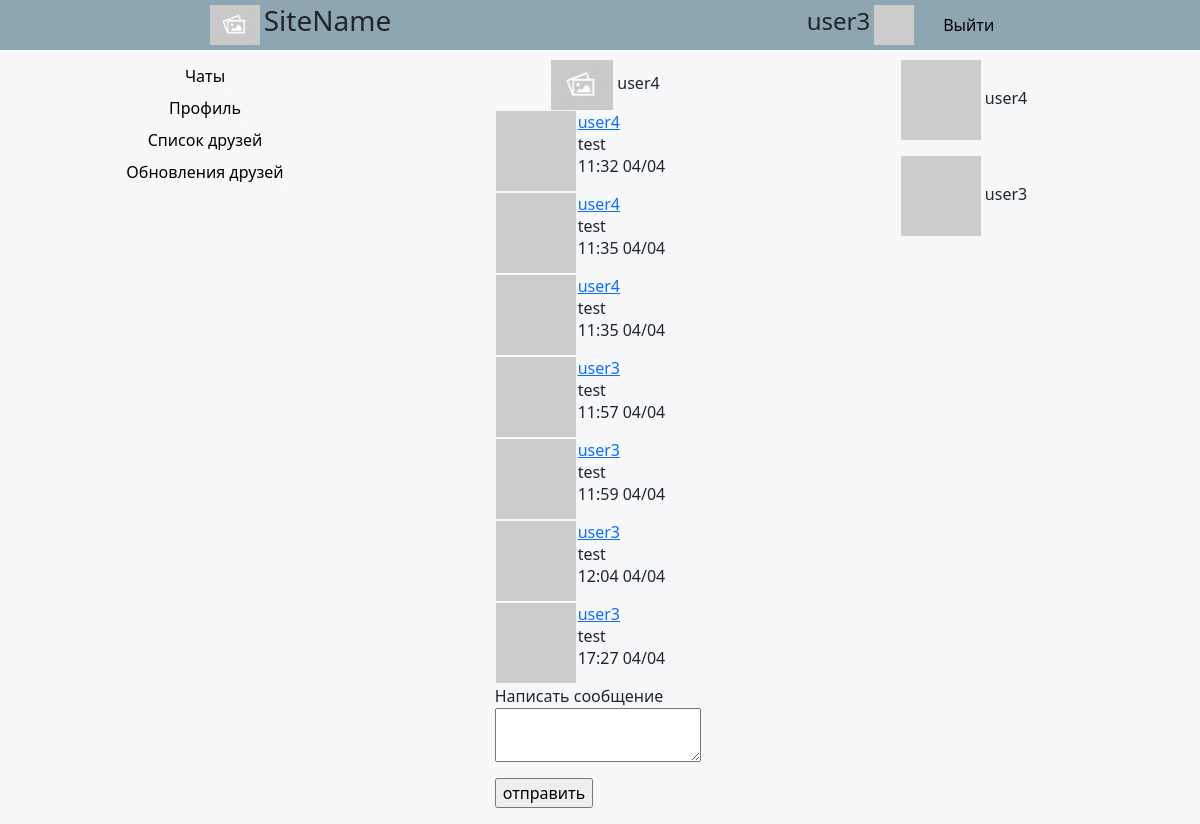
/chat/12 (signed in), run on the app's committed database.
### app/models.py (models this page shows, shortened)
class User(UserMixin, db.Model):
    id = db.Column(db.Integer, primary_key=True)
    username = db.Column(db.String(64), index=True, unique=True)
    email = db.Column(db.String(120), index=True, unique=True)
    password_hash = db.Column(db.String(128))
    posts = db.relationship('Post', backref='author', lazy='dynamic')
    invitations = db.relationship('Invitation', backref='user', lazy='dynamic')
    about_me = db.Column(db.String(140))
    last_seen = db.Column(db.DateTime, default=datetime.now(pytz.timezone('Europe/Moscow')))
    followed = db.relationship(
        'User', secondary=followers,
        primaryjoin=(followers.c.follower_id == id),
        secondaryjoin=(followers.c.followed_id == id),
        backref=db.backref('followers', lazy='dynamic'), lazy='dynamic')
    def avatar(self, size):
        digest = md5(self.email.lower().encode('utf-8')).hexdigest()
        return 'https://www.gravatar.com/avatar/{}?d=identicon&s={}'.format(
            digest, size)

class Post(db.Model):
    id = db.Column(db.Integer, primary_key=True)
    body = db.Column(db.String(140))
    timestamp = db.Column(db.DateTime, index=True, default=datetime.now(pytz.timezone('Europe/Moscow')))
    user_id = db.Column(db.Integer, db.ForeignKey('user.id'))
    chat_id = db.Column(db.Integer, db.ForeignKey('chat.id'))

### app/routes.py (the view)
@app.route('/chat/<chat_id>', methods=['GET', 'Post'])
@login_required
def chat(chat_id):
    form = PostForm()
    chat = Chat.query.filter_by(id=chat_id).first()
    if form.validate_on_submit():
        post = Post(body=form.post.data, author=current_user, chat=chat,
                    timestamp=datetime.now(pytz.timezone('Europe/Moscow')))
        db.session.add(post)
        db.session.commit()
        return redirect(url_for('chat', chat_id=chat.id))
    posts = chat.posts
    return render_template("chat.html", title='Home Page', form=form, chat=chat,
                           posts=posts)

### app/forms.py
class PostForm(FlaskForm):
    post = TextAreaField('Написать сообщение', validators=[
        DataRequired(), Length(min=1, max=140)])
    submit = SubmitField('отправить')

### app/models.py (called while the page is built)
@login.user_loader
def load_user(id):
    return User.query.get(int(id))

### app/routes.py (called while the page is built)
@app.before_request
def before_request():
    if current_user.is_authenticated:
        current_user.last_seen = datetime.now(pytz.timezone('Europe/Moscow'))
        db.session.commit()

### app/templates/chat.html (shortened to what this page needs)
{% extends "base.html" %}
{% block content %}
    <div class = 'main-part'>
    <link rel="stylesheet" href="../static/messages.css" type="text/css"/>
        <div class="chat-inf">
         <div class="chat-image">
            <img src="../static/empty.jpg">
            <label>
                {% if chat.name.find('none') == -1 %}
                    <label>{{ chat.name }}</label>
                {% elif chat.users[0] == current_user %}
                    <label>{{ chat.users[1].username }}</label>
                {% else %}
                    <label>{{ chat.users[0].username }}</label>
                {% endif %}
            </label>
        </div>
        </div>
        <div class="chat-message">
            {% for post in posts %}
                <table>
                    <tr valign="top">
                        <td><img src="{{ post.author.avatar(36) }}"></td>
                        <td><a href="{{ url_for('user', username=post.author.username) }}" {{ post.author.username }}> {{ post.author.username }} </a>
                            <br>{{ post.body }}
                            <br>{{ post.timestamp.strftime('%H:%M %d/%m') }}
                        </td>
                    </tr>
                </table>
            {% endfor %}
            <form action="" method="post">
                <p>
                    {{ form.post.label }}<br>
                    {{ form.post(size=64) }}<br>
                </p>
                <p>{{ form.submit() }}</p>
            </form>
        </div>
    </div>
    <div class = "notification-block">
        {% for user in chat.users %}
            <div class = "not-block">
                <p>
                    <img src="{{ user.avatar(36) }}">
                    {{ user.username }}
                </p>
            </div>
        {% endfor %}
    </div>
 {% endblock %}

### app/templates/base.html (shortened to what this page needs)
<html>
    <head>
        <link href="https://cdn.jsdelivr.net/npm/bootstrap@5.0.0-beta3/dist/css/bootstrap.min.css" rel="stylesheet">
        <link rel="stylesheet" href="../static/common.css" type="text/css"/>
        <link rel="stylesheet" href="../static/messages.css" type="text/css"/>
        <link rel="stylesheet" href="../static/friends.css" type="text/css"/>
    </head>
    <body>
        <header class = "first_color">
		    <div class = "name-logo">
			    <div>
				    <img src = "../static/empty.jpg"/>
			    </div>
			    <div>
				    <h3>SiteName</h3>
			    </div>
		    </div>
            {% if current_user.is_authenticated %}
		        <div class = "user-information" onclick="location.href='{{ url_for('user', username=current_user.username)}}';">
			        <div>
				        <h4>{{ current_user.username }}</h4>
			        </div>
			        <div>
				        <img src = "{{ current_user.avatar(128) }}"/>
			        </div>
                    <div>
                        {% if current_user.is_anonymous %}
                            <a href="{{ url_for('login') }}">Войти</a>
                        {% else %}
                            <a href="{{ url_for('logout') }}">Выйти</a>
                        {% endif %}
                    </div>
		        </div>
            {% endif %}
	</header>
        <div class="content">
            <div class="site-nav">
                <a href="{{ url_for('index') }}">Чаты</a>
                {% if not current_user.is_anonymous %}
                    <a href="{{ url_for('user', username=current_user.username) }}">Профиль</a>
                {% endif %}
                <a href="{{ url_for('list_of_friends') }}">Список друзей</a>
                <a href ="{{ url_for('news') }}"> Обновления друзей </a>
            </div>
            {% block content %}{% endblock %}
        </div>
    </body>
</html>

### app/static/common.css (style rules this page uses)
.first_color { background-color: #8ea6b2; }
body { padding: 0px; margin: 0px; background-color: #f7f8fa; }
header { width: 100%; height: 50px; display: flex; justify-content: space-around; }
.name-logo img { height: 40px; align-self: center; }
.name-logo h3 { align-self: center; }
.name-logo div { height: 100%; display: flex; padding-left: 4px; }
.name-logo { height: 100%; display: flex; }
.user-information img { height: 40px; align-self: center; }
.user-information h4 { align-self: center; cursor: pointer; }
.user-information div { height: 100%; display: flex; padding-left: 4px; }
.user-information { height: 100%; display: flex; }
.content { display: flex; padding-top: 10px; width: 100%; justify-content: center; }
.site-nav { display: flex; flex-direction: column; justify-content: center; align-items: center; align-self: baseline; }
.main-part { width: 50%; display: flex; align-items: center; flex-direction: column; margin-left: 10px; }

### app/static/messages.css (style rules this page uses)
.chat-inf { margin-left: 15px; }
.chat-image img { height: 50px; }
.notification-block { padding-left: 3px; width: 15%; }

### app/templates/base.html (style rules this page uses)
.site-nav a { text-decoration: none; color: black; border: 2px solid #f7f8fa; border-radius: 5px; padding: 2px; }
.user-information a { align-self: center; cursor: pointer; text-decoration: none; color: black; margin-left: 25px; }

### data on the page
User: username "user3"
User: username "user4"
Post: author.username "user4", body "test", timestamp "11:32 04/04"
Post: author.username "user4", body "test", timestamp "11:35 04/04"
Post: author.username "user4", body "test", timestamp "11:35 04/04"
Post: author.username "user3", body "test", timestamp "11:57 04/04"
Post: author.username "user3", body "test", timestamp "11:59 04/04"
Post: author.username "user3", body "test", timestamp "12:04 04/04"
Post: author.username "user3", body "test", timestamp "17:27 04/04"
